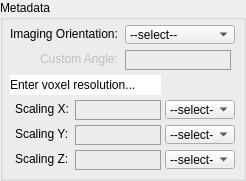
    <widget class="QGroupBox" name="metadata">
     <property name="geometry">
      <rect>
       <x>460</x>
       <y>20</y>
       <width>246</width>
       <height>181</height>
      </rect>
     </property>
     <property name="styleSheet">
      <string notr="true">QGroupBox#metadata{font: 25 italic 10pt &quot;Calibri Light&quot;;}

</string>
     </property>
     <property name="title">
      <string>Metadata</string>
     </property>
     <widget class="QComboBox" name="cB_stack_orient">
      <property name="enabled">
       <bool>true</bool>
      </property>
      <property name="geometry">
       <rect>
        <x>125</x>
        <y>25</y>
        <width>110</width>
        <height>19</height>
       </rect>
      </property>
      <property name="sizePolicy">
       <sizepolicy hsizetype="Fixed" vsizetype="Fixed">
        <horstretch>0</horstretch>
        <verstretch>0</verstretch>
       </sizepolicy>
      </property>
      <property name="minimumSize">
       <size>
        <width>110</width>
        <height>0</height>
       </size>
      </property>
      <property name="maximumSize">
       <size>
        <width>110</width>
        <height>16777215</height>
       </size>
      </property>
      <property name="styleSheet">
       <string notr="true">font: 25 10pt &quot;Calibri Light&quot;;</string>
      </property>
      <item>
       <property name="text">
        <string>--select--</string>
       </property>
      </item>
     </widget>
     <widget class="QLabel" name="lab_ch1_2">
      <property name="geometry">
       <rect>
        <x>10</x>
        <y>25</y>
        <width>110</width>
        <height>18</height>
       </rect>
      </property>
      <property name="sizePolicy">
       <sizepolicy hsizetype="Fixed" vsizetype="Fixed">
        <horstretch>0</horstretch>
        <verstretch>0</verstretch>
       </sizepolicy>
      </property>
      <property name="minimumSize">
       <size>
        <width>110</width>
        <height>18</height>
       </size>
      </property>
      <property name="maximumSize">
       <size>
        <width>110</width>
        <height>16777215</height>
       </size>
      </property>
      <property name="styleSheet">
       <string notr="true">font: 25 10pt &quot;Calibri Light&quot;;</string>
      </property>
      <property name="text">
       <string>Imaging Orientation: </string>
      </property>
     </widget>
     <widget class="QLabel" name="lab_ch1_3">
      <property name="geometry">
       <rect>
        <x>15</x>
        <y>100</y>
        <width>60</width>
        <height>18</height>
       </rect>
      </property>
      <property name="sizePolicy">
       <sizepolicy hsizetype="Fixed" vsizetype="Fixed">
        <horstretch>0</horstretch>
        <verstretch>0</verstretch>
       </sizepolicy>
      </property>
      <property name="minimumSize">
       <size>
        <width>60</width>
        <height>18</height>
       </size>
      </property>
      <property name="maximumSize">
       <size>
        <width>60</width>
        <height>16777215</height>
       </size>
      </property>
      <property name="styleSheet">
       <string notr="true">font: 25 10pt &quot;Calibri Light&quot;;</string>
      </property>
      <property name="text">
       <string>Scaling X: </string>
      </property>
     </widget>
     <widget class="QLineEdit" name="scaling_x">
      <property name="geometry">
       <rect>
        <x>75</x>
        <y>100</y>
        <width>86</width>
        <height>20</height>
       </rect>
      </property>
      <property name="focusPolicy">
       <enum>Qt::StrongFocus</enum>
      </property>
      <property name="layoutDirection">
       <enum>Qt::RightToLeft</enum>
      </property>
      <property name="styleSheet">
       <string notr="true">QLineEdit {background-color: rgba(0,0,0,0);
border: 1px solid rgb(156, 156, 156);
font: 25 10pt &quot;Calibri Light&quot;;
font-family: &quot;Calibri Light&quot;;
}
QLineEdit:focus { border: 1px solid #eb6fbd;}
					</string>
      </property>
      <property name="maxLength">
       <number>20</number>
      </property>
      <property name="frame">
       <bool>true</bool>
      </property>
      <property name="placeholderText">
       <string/>
      </property>
     </widget>
     <widget class="QLabel" name="lab_no_ch_21">
      <property name="geometry">
       <rect>
        <x>10</x>
        <y>75</y>
        <width>151</width>
        <height>20</height>
       </rect>
      </property>
      <property name="styleSheet">
       <string notr="true">font: bold 10pt &quot;Calibri&quot;;
background-color: rgb(255, 255, 255);</string>
      </property>
      <property name="text">
       <string>Enter voxel resolution...</string>
      </property>
      <property name="alignment">
       <set>Qt::AlignLeading|Qt::AlignLeft|Qt::AlignVCenter</set>
      </property>
     </widget>
     <widget class="QLabel" name="lab_ch1_4">
      <property name="geometry">
       <rect>
        <x>15</x>
        <y>125</y>
        <width>60</width>
        <height>18</height>
       </rect>
      </property>
      <property name="sizePolicy">
       <sizepolicy hsizetype="Fixed" vsizetype="Fixed">
        <horstretch>0</horstretch>
        <verstretch>0</verstretch>
       </sizepolicy>
      </property>
      <property name="minimumSize">
       <size>
        <width>60</width>
        <height>18</height>
       </size>
      </property>
      <property name="maximumSize">
       <size>
        <width>60</width>
        <height>16777215</height>
       </size>
      </property>
      <property name="styleSheet">
       <string notr="true">font: 25 10pt &quot;Calibri Light&quot;;</string>
      </property>
      <property name="text">
       <string>Scaling Y: </string>
      </property>
     </widget>
     <widget class="QLineEdit" name="scaling_y">
      <property name="geometry">
       <rect>
        <x>75</x>
        <y>125</y>
        <width>86</width>
        <height>20</height>
       </rect>
      </property>
      <property name="focusPolicy">
       <enum>Qt::StrongFocus</enum>
      </property>
      <property name="layoutDirection">
       <enum>Qt::RightToLeft</enum>
      </property>
      <property name="styleSheet">
       <string notr="true">QLineEdit {background-color: rgba(0,0,0,0);
border: 1px solid rgb(156, 156, 156);
font: 25 10pt &quot;Calibri Light&quot;;
font-family: &quot;Calibri Light&quot;;
}
QLineEdit:focus { border: 1px solid #eb6fbd;}
					</string>
      </property>
      <property name="maxLength">
       <number>20</number>
      </property>
      <property name="frame">
       <bool>true</bool>
      </property>
      <property name="placeholderText">
       <string/>
      </property>
     </widget>
     <widget class="QLabel" name="lab_ch1_5">
      <property name="geometry">
       <rect>
        <x>15</x>
        <y>150</y>
        <width>60</width>
        <height>18</height>
       </rect>
      </property>
      <property name="sizePolicy">
       <sizepolicy hsizetype="Fixed" vsizetype="Fixed">
        <horstretch>0</horstretch>
        <verstretch>0</verstretch>
       </sizepolicy>
      </property>
      <property name="minimumSize">
       <size>
        <width>60</width>
        <height>18</height>
       </size>
      </property>
      <property name="maximumSize">
       <size>
        <width>60</width>
        <height>16777215</height>
       </size>
      </property>
      <property name="styleSheet">
       <string notr="true">font: 25 10pt &quot;Calibri Light&quot;;</string>
      </property>
      <property name="text">
       <string>Scaling Z: </string>
      </property>
     </widget>
     <widget class="QLineEdit" name="scaling_z">
      <property name="geometry">
       <rect>
        <x>75</x>
        <y>150</y>
        <width>86</width>
        <height>20</height>
       </rect>
      </property>
      <property name="focusPolicy">
       <enum>Qt::StrongFocus</enum>
      </property>
      <property name="layoutDirection">
       <enum>Qt::RightToLeft</enum>
      </property>
      <property name="styleSheet">
       <string notr="true">QLineEdit {background-color: rgba(0,0,0,0);
border: 1px solid rgb(156, 156, 156);
font: 25 10pt &quot;Calibri Light&quot;;
font-family: &quot;Calibri Light&quot;;
}
QLineEdit:focus { border: 1px solid #eb6fbd;}
					</string>
      </property>
      <property name="maxLength">
       <number>20</number>
      </property>
      <property name="frame">
       <bool>true</bool>
      </property>
      <property name="placeholderText">
       <string/>
      </property>
     </widget>
     <widget class="QComboBox" name="cB_units_x">
      <property name="enabled">
       <bool>true</bool>
      </property>
      <property name="geometry">
       <rect>
        <x>165</x>
        <y>100</y>
        <width>70</width>
        <height>19</height>
       </rect>
      </property>
      <property name="sizePolicy">
       <sizepolicy hsizetype="Fixed" vsizetype="Fixed">
        <horstretch>0</horstretch>
        <verstretch>0</verstretch>
       </sizepolicy>
      </property>
      <property name="minimumSize">
       <size>
        <width>70</width>
        <height>0</height>
       </size>
      </property>
      <property name="maximumSize">
       <size>
        <width>70</width>
        <height>16777215</height>
       </size>
      </property>
      <property name="styleSheet">
       <string notr="true">font: 25 10pt &quot;Calibri Light&quot;;</string>
      </property>
      <item>
       <property name="text">
        <string>--select--</string>
       </property>
      </item>
      <item>
       <property name="text">
        <string>um</string>
       </property>
      </item>
      <item>
       <property name="text">
        <string>mm</string>
       </property>
      </item>
     </widget>
     <widget class="QComboBox" name="cB_units_y">
      <property name="enabled">
       <bool>true</bool>
      </property>
      <property name="geometry">
       <rect>
        <x>165</x>
        <y>125</y>
        <width>70</width>
        <height>19</height>
       </rect>
      </property>
      <property name="sizePolicy">
       <sizepolicy hsizetype="Fixed" vsizetype="Fixed">
        <horstretch>0</horstretch>
        <verstretch>0</verstretch>
       </sizepolicy>
      </property>
      <property name="minimumSize">
       <size>
        <width>70</width>
        <height>0</height>
       </size>
      </property>
      <property name="maximumSize">
       <size>
        <width>70</width>
        <height>16777215</height>
       </size>
      </property>
      <property name="styleSheet">
       <string notr="true">font: 25 10pt &quot;Calibri Light&quot;;</string>
      </property>
      <item>
       <property name="text">
        <string>--select--</string>
       </property>
      </item>
      <item>
       <property name="text">
        <string>um</string>
       </property>
      </item>
      <item>
       <property name="text">
        <string>mm</string>
       </property>
      </item>
     </widget>
     <widget class="QComboBox" name="cB_units_z">
      <property name="enabled">
       <bool>true</bool>
      </property>
      <property name="geometry">
       <rect>
        <x>165</x>
        <y>150</y>
        <width>70</width>
        <height>19</height>
       </rect>
      </property>
      <property name="sizePolicy">
       <sizepolicy hsizetype="Fixed" vsizetype="Fixed">
        <horstretch>0</horstretch>
        <verstretch>0</verstretch>
       </sizepolicy>
      </property>
      <property name="minimumSize">
       <size>
        <width>70</width>
        <height>0</height>
       </size>
      </property>
      <property name="maximumSize">
       <size>
        <width>70</width>
        <height>16777215</height>
       </size>
      </property>
      <property name="styleSheet">
       <string notr="true">font: 25 10pt &quot;Calibri Light&quot;;</string>
      </property>
      <item>
       <property name="text">
        <string>--select--</string>
       </property>
      </item>
      <item>
       <property name="text">
        <string>um</string>
       </property>
      </item>
      <item>
       <property name="text">
        <string>mm</string>
       </property>
      </item>
     </widget>
     <widget class="QLabel" name="lab_ch1_6">
      <property name="enabled">
       <bool>false</bool>
      </property>
      <property name="geometry">
       <rect>
        <x>40</x>
        <y>50</y>
        <width>80</width>
        <height>18</height>
       </rect>
      </property>
      <property name="sizePolicy">
       <sizepolicy hsizetype="Fixed" vsizetype="Fixed">
        <horstretch>0</horstretch>
        <verstretch>0</verstretch>
       </sizepolicy>
      </property>
      <property name="minimumSize">
       <size>
        <width>80</width>
        <height>18</height>
       </size>
      </property>
      <property name="maximumSize">
       <size>
        <width>80</width>
        <height>16777215</height>
       </size>
      </property>
      <property name="styleSheet">
       <string notr="true">font: 25 10pt &quot;Calibri Light&quot;;</string>
      </property>
      <property name="text">
       <string>Custom Angle:</string>
      </property>
     </widget>
     <widget class="QLineEdit" name="cust_angle">
      <property name="enabled">
       <bool>false</bool>
      </property>
      <property name="geometry">
       <rect>
        <x>125</x>
        <y>50</y>
        <width>106</width>
        <height>20</height>
       </rect>
      </property>
      <property name="focusPolicy">
       <enum>Qt::StrongFocus</enum>
      </property>
      <property name="layoutDirection">
       <enum>Qt::RightToLeft</enum>
      </property>
      <property name="styleSheet">
       <string notr="true">QLineEdit {background-color: rgba(0,0,0,0);
border: 1px solid rgb(156, 156, 156);
font: 25 10pt &quot;Calibri Light&quot;;
font-family: &quot;Calibri Light&quot;;
}
QLineEdit:focus { border: 1px solid #eb6fbd;}
					</string>
      </property>
      <property name="maxLength">
       <number>20</number>
      </property>
      <property name="frame">
       <bool>true</bool>
      </property>
      <property name="placeholderText">
       <string/>
      </property>
     </widget>
    </widget>
